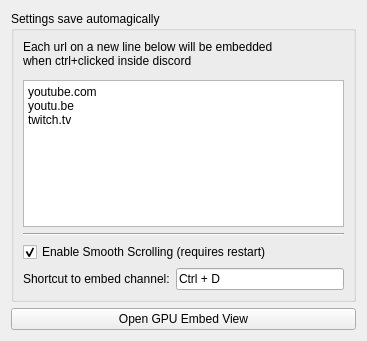
<?xml version="1.0" encoding="UTF-8"?>
<ui version="4.0">
 <class>PreferencesForm</class>
 <widget class="QWidget" name="PreferencesForm">
  <property name="geometry">
   <rect>
    <x>0</x>
    <y>0</y>
    <width>367</width>
    <height>341</height>
   </rect>
  </property>
  <property name="windowTitle">
   <string>Form</string>
  </property>
  <layout class="QGridLayout" name="gridLayout">
   <item row="0" column="0">
    <widget class="QGroupBox" name="groupBox">
     <property name="title">
      <string>Settings save automagically</string>
     </property>
     <layout class="QGridLayout" name="gridLayout_2">
      <item row="2" column="0" colspan="2">
       <widget class="QPlainTextEdit" name="plainTextEdit">
        <property name="plainText">
         <string>youtube.com
youtu.be
twitch.tv</string>
        </property>
       </widget>
      </item>
      <item row="5" column="1">
       <widget class="QLineEdit" name="lineEdit">
        <property name="text">
         <string>Ctrl + D</string>
        </property>
        <property name="readOnly">
         <bool>true</bool>
        </property>
       </widget>
      </item>
      <item row="5" column="0">
       <widget class="QLabel" name="label">
        <property name="text">
         <string>Shortcut to embed channel:</string>
        </property>
       </widget>
      </item>
      <item row="0" column="0" colspan="2">
       <widget class="QLabel" name="label_3">
        <property name="text">
         <string>Each url on a new line below will be embedded
when ctrl+clicked inside discord</string>
        </property>
       </widget>
      </item>
      <item row="3" column="0" colspan="2">
       <widget class="Line" name="line">
        <property name="orientation">
         <enum>Qt::Horizontal</enum>
        </property>
       </widget>
      </item>
      <item row="4" column="0" colspan="2">
       <widget class="QCheckBox" name="checkBox_SS">
        <property name="text">
         <string>Enable Smooth Scrolling (requires restart)</string>
        </property>
        <property name="checked">
         <bool>true</bool>
        </property>
       </widget>
      </item>
      <item row="1" column="0">
       <widget class="Line" name="line_2">
        <property name="orientation">
         <enum>Qt::Vertical</enum>
        </property>
       </widget>
      </item>
     </layout>
    </widget>
   </item>
   <item row="1" column="0">
    <widget class="QPushButton" name="pushButton">
     <property name="text">
      <string>Open GPU Embed View</string>
     </property>
    </widget>
   </item>
  </layout>
 </widget>
 <resources/>
 <connections/>
</ui>
